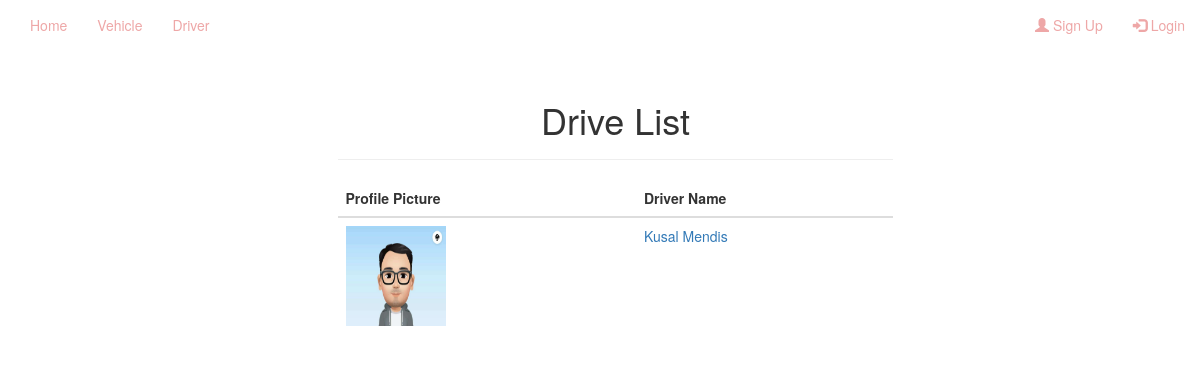
The app's page /driverlist.php with its own data.
### tables this page shows
CREATE TABLE `driver` (
  `driverid` int(11) NOT NULL,
  `drname` varchar(255) NOT NULL,
  `drjoin` varchar(255) NOT NULL,
  `drmobile` varchar(20) NOT NULL,
  `drnid` varchar(30) NOT NULL,
  `drlicense` varchar(30) NOT NULL,
  `drlicensevalid` varchar(100) NOT NULL,
  `draddress` varchar(255) NOT NULL,
  `drphoto` varchar(30) NOT NULL,
  `dr_available` int(11) NOT NULL
);

### driverlist.php (the view, shortened to what this page needs)
<?php
    $connection= mysqli_connect("localhost","root","","vehicle_management");
    $sql= "SELECT * FROM `driver`";
    $res=mysqli_query($connection,$sql);
?>
<!DOCTYPE html>
<html lang="en">
<head>
    <link rel="stylesheet" href="https://maxcdn.bootstrapcdn.com/bootstrap/3.3.7/css/bootstrap.min.css">
    <link rel="stylesheet" href="animate.css">
    <link rel="stylesheet" href="style.css">
</head>
<body >
   <div  id="myDiv">
   <?php include 'navbar.php'; ?>
   <br><br><br>
   <div class="container">
      <?php
        if(mysqli_num_rows($res)>0){ ?>
      <div class="container">
         <div class="row">
             <div class="col-md-3"></div>
             <div class="col-md-6">
                 <div class="page-header">
                    <h1 class="animated tada" style="text-align: center;">Drive List</h1>
                  </div>
                  <table class="table foo">
                    <thead>
                        <th>Profile Picture</th>
                        <th>Driver Name</th>
                    </thead>
                    <?php while($row=mysqli_fetch_assoc($res)) {  ?>
                    <tbody>
                        <tr>
                            <td><img height="100px" width="100px" src="picture/<?php echo $row["drphoto"]; ?>" alt="dp"></td>
                            <td><a href="driverprofile.php?driverid=<?php echo $row["driverid"]; ?>"> <?php echo $row["drname"] ?></a></td>
                        </tr>
                    </tbody>
                <?php } }?>
                </table>
             </div>
             <div class="col-md-3"></div>
         </div>
      </div>
   </div>
    </div>
</body>
</html>

### records on screen
driver: drphoto (picture), drname "Kusal Mendis"
